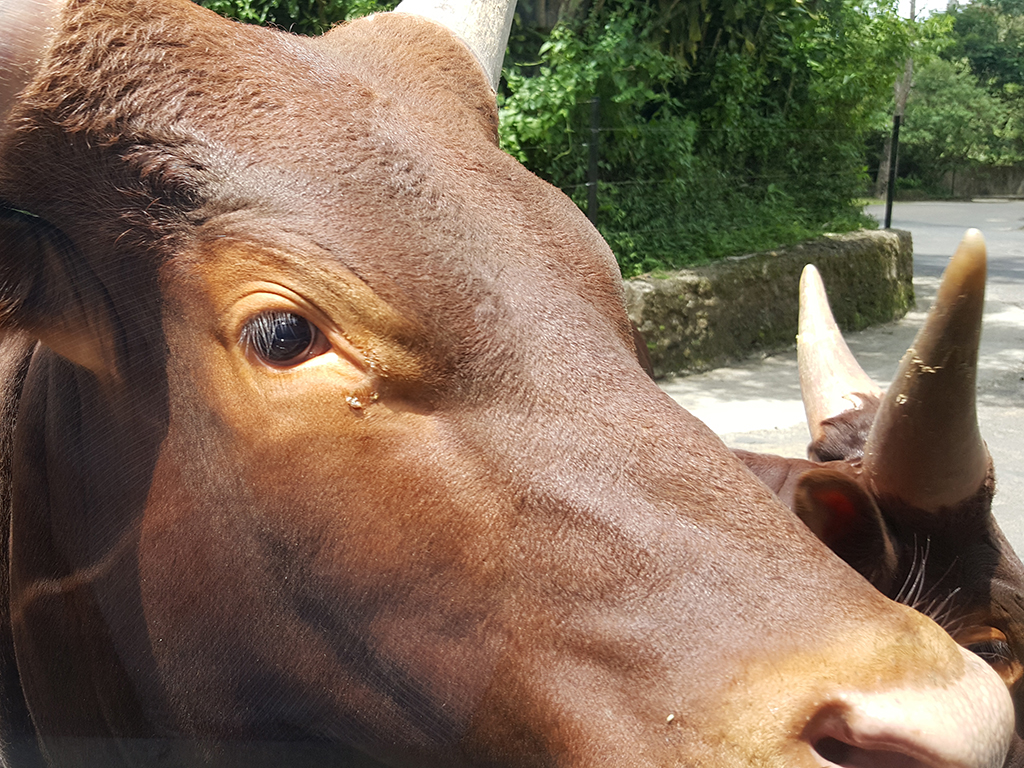
#> input picture images/ani1.jpg, 1024 x 768 px
$ python cosine_transform.py --image ../images/ani1.jpg
#> lines starting #> are read from the running program, lines starting #| are printed output that depends on the picture
# 필요한 패키지를 import함
from __future__ import print_function
import argparse
import cv2
import numpy as np
from matplotlib import pyplot as plt

def convert_to_optimal_size(img):
	# Convert to optimal size by padding 0s
	# It is fastest when array size is power of two
	# size is a product of 2’s, 3’s, and 5’s are also good
	rows, cols = img.shape
	nrows = 2*cv2.getOptimalDFTSize((rows+1)//2)
	ncols = 2*cv2.getOptimalDFTSize((cols+1)//2)

	right = ncols - cols
	bottom = nrows - rows
	bordertype = cv2.BORDER_CONSTANT
	img = cv2.copyMakeBorder(img, 0, bottom, 0, right, \
				bordertype, value=0)

	return img

def DCT_OpenCV(img):
	img = convert_to_optimal_size(img)

	dct = cv2.dct(np.float32(img))
	magnitude = np.abs(dct)

	return dct, magnitude

def IDCT_OpenCV(data, sz):
	img_back = cv2.idct(data)
	img_back = np.uint8(img_back[0:sz[0], 0:sz[1]])
	return img_back

def log_magnitude(magnitude, k=1):
	log_mag = k*np.log(1 + magnitude)
	return log_mag

if __name__ == "__main__" :
	# 명령행 인자 처리
	ap = argparse.ArgumentParser()
	ap.add_argument('-i', '--image', required = True, \
			help = 'Path to the input image')
	args = vars(ap.parse_args())

	filename = args['image']

	# OpenCV를 사용하여 영상 데이터 로딩
	image = cv2.imread(filename)
#> image is the input picture: shape (768, 1024, 3); mean B, G, R 87.3, 107.5, 128.3
	gray = cv2.cvtColor(image, cv2.COLOR_BGR2GRAY)
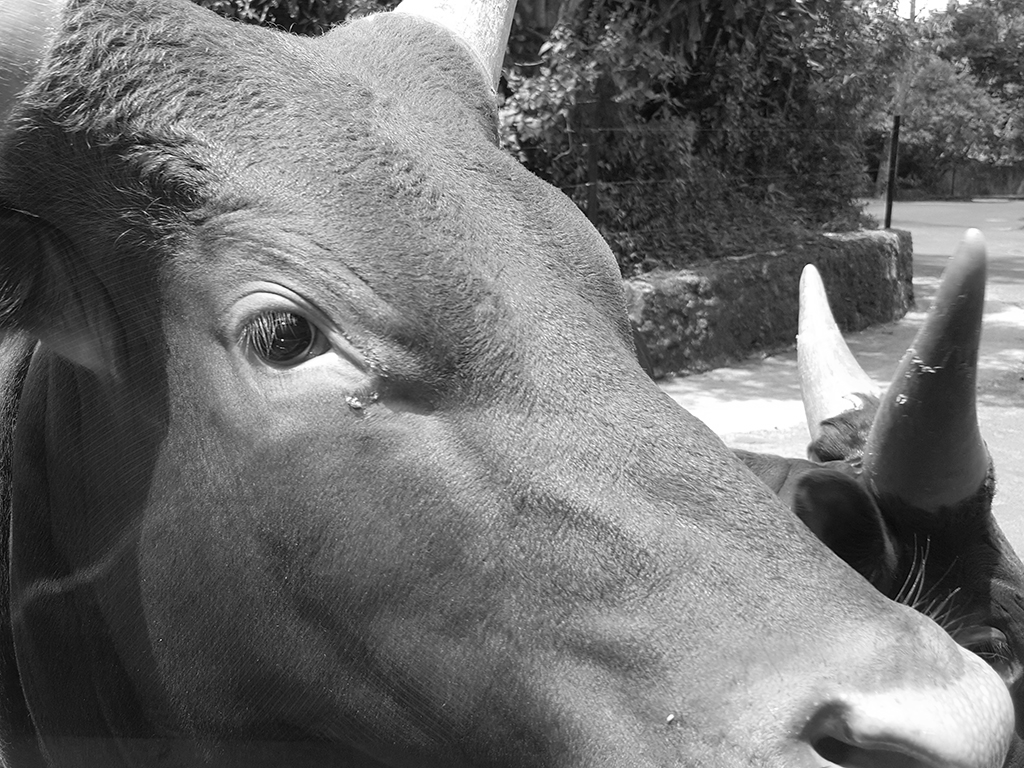
#> gray: shape (768, 1024); min 0, max 255, mean 111.4

	dct, mag = DCT_OpenCV(gray)
	log_mag = log_magnitude(mag)
#> in log_magnitude, `log_mag = k*np.log(1 + magnitude)`:
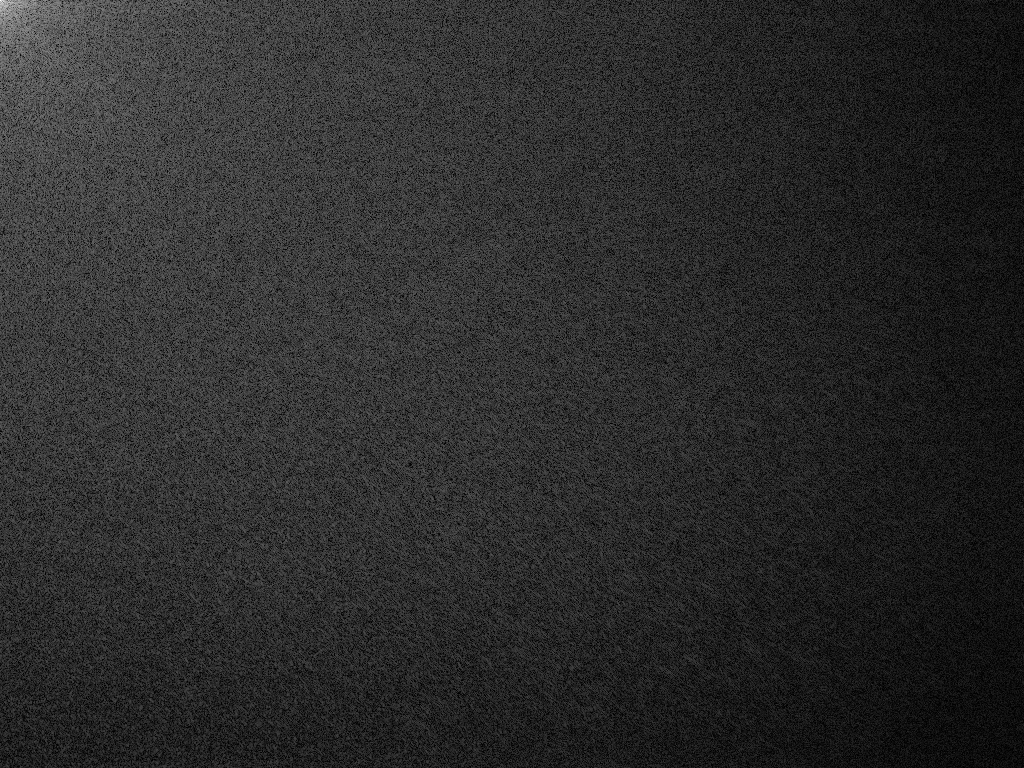
#> log_mag: shape (768, 1024) float32; min 2.15e-06, max 11.5, mean 1.98; drawn with min black and max white

	rows, cols = gray.shape
#> rows = 768; cols = 1024
	image_rec = IDCT_OpenCV(dct, (rows, cols))

	plt.subplot(221),plt.imshow(gray, cmap = 'gray')
	plt.title('Image'), plt.xticks([]), plt.yticks([])
	plt.subplot(222),plt.imshow(image_rec, cmap = 'gray')
	plt.title('Recon Image'), plt.xticks([]), plt.yticks([])
	plt.subplot(223),plt.imshow(mag, cmap = 'gray')
	plt.title('Spectrum'), plt.xticks([]), plt.yticks([])
	plt.subplot(224),plt.imshow(log_mag, cmap = 'gray')
	plt.title('Log Spectrum'), plt.xticks([]), plt.yticks([])
	plt.show()
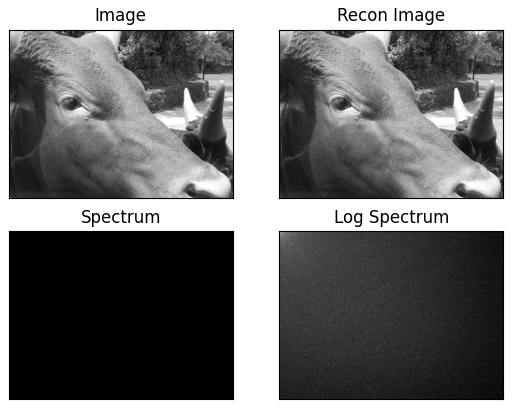
#> figure drawn by matplotlib, 4 panels

$ run again, on images/ani3.jpg
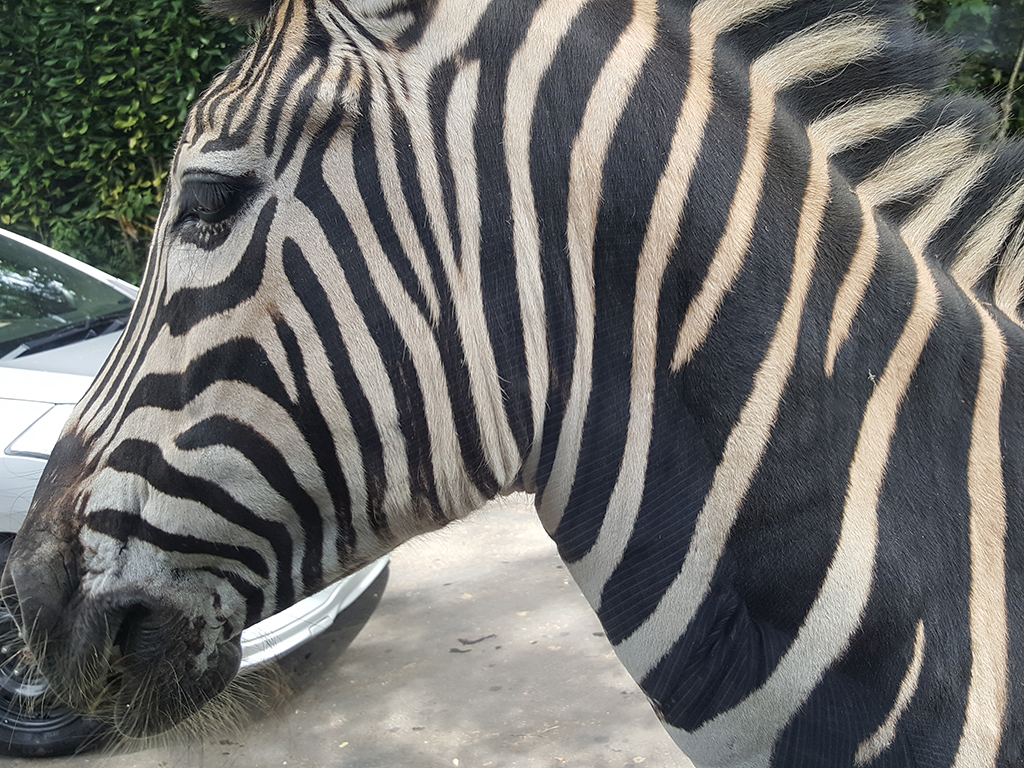
#> input picture images/ani3.jpg, 1024 x 768 px
#> image is the input picture: shape (768, 1024, 3); mean B, G, R 108.6, 111.4, 111.8
#> in log_magnitude, `log_mag = k*np.log(1 + magnitude)`:
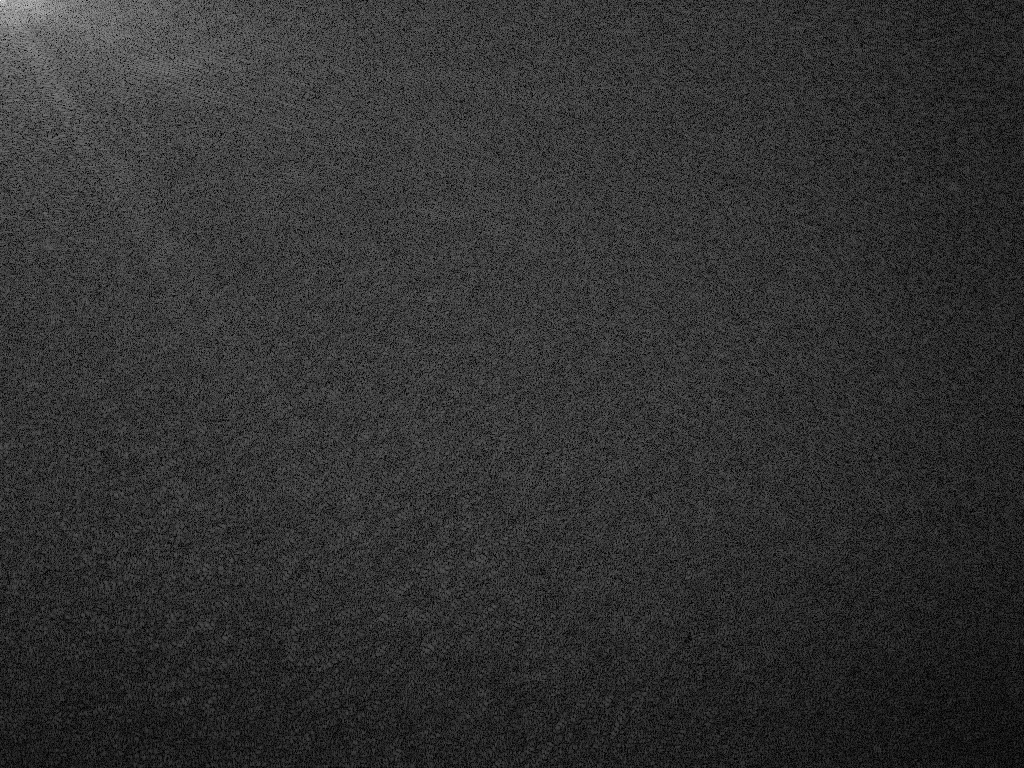
#> log_mag: shape (768, 1024) float32; min 3.34e-06, max 11.5, mean 2.26; drawn with min black and max white
#> `plt.show()`:
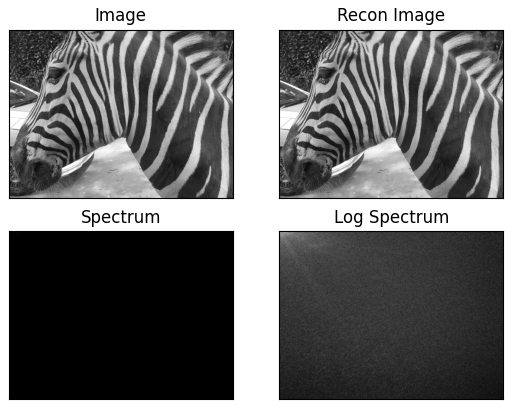
#> figure drawn by matplotlib, 4 panels

$ run again, on images/cable_roi1.jpg
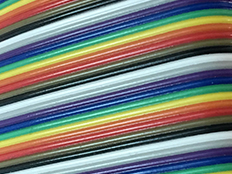
#> input picture images/cable_roi1.jpg, 232 x 174 px
#> image is the input picture: shape (174, 232, 3); mean B, G, R 119.7, 125.1, 120.9
#> in DCT_OpenCV, `magnitude = np.abs(dct)`:
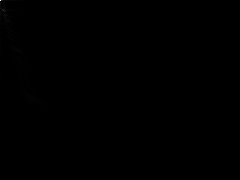
#> magnitude: shape (180, 240) float32; min 0.000118, max 23931.6, mean 15.3; drawn with min black and max white
#> in log_magnitude, `log_mag = k*np.log(1 + magnitude)`:
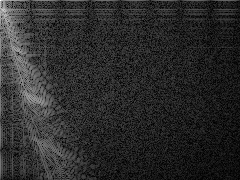
#> log_mag: shape (180, 240) float32; min 0.000118, max 10.08, mean 1.72; drawn with min black and max white

$ run again, on images/cable_roi2.jpg
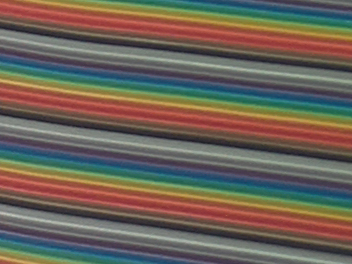
#> input picture images/cable_roi2.jpg, 352 x 264 px
#> image is the input picture: shape (264, 352, 3); mean B, G, R 87.8, 98.6, 108.5
#> in log_magnitude, `log_mag = k*np.log(1 + magnitude)`:
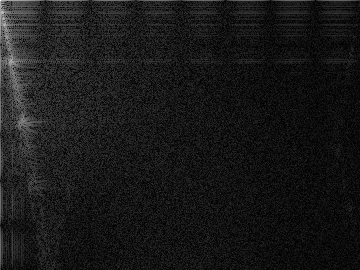
#> log_mag: shape (270, 360) float32; min 1.19e-07, max 10.31, mean 1.01; drawn with min black and max white
#> in IDCT_OpenCV, `img_back = cv2.idct(data)`:
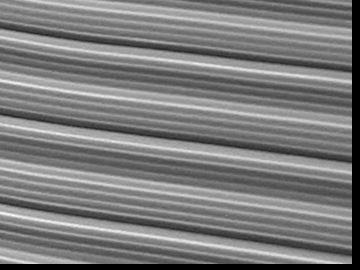
#> img_back: shape (270, 360) float32; min -6.73e-05, max 197, mean 95.9; drawn with min black and max white
